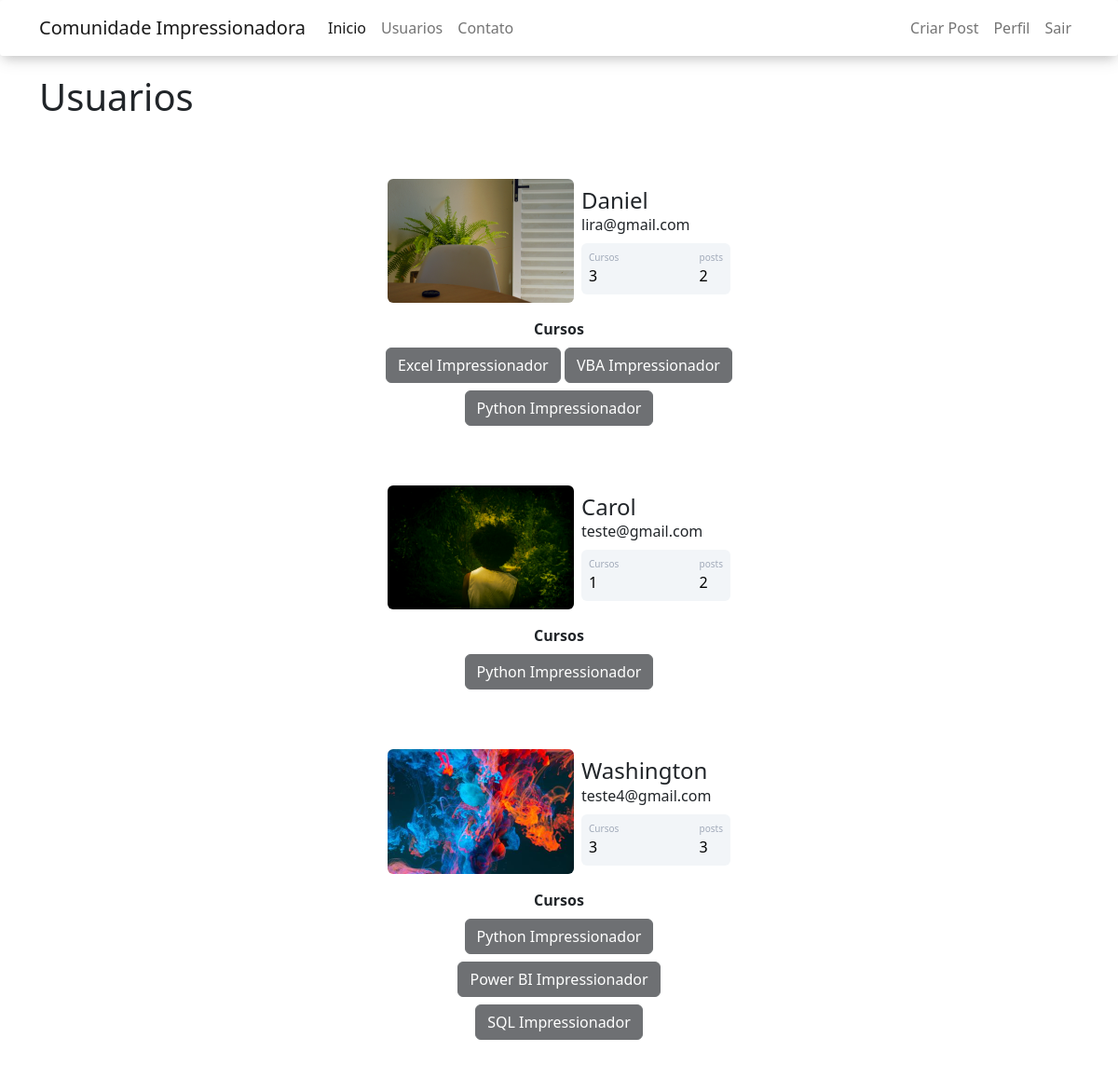
The page /usuarios (signed in) on the database its author committed.
### comunidadeimpressionadora/models.py (models this page shows)
class Usuario(database.Model, UserMixin):
    id = database.Column(database.Integer, primary_key=True)
    username = database.Column(database.String, nullable=False)
    email = database.Column(database.String, nullable=False, unique=True)
    senha = database.Column(database.String, nullable=False)
    foto_perfil = database.Column(database.String, default='default.jpg')
    post = database.relationship('Post', backref='autor', lazy=True)
    cursos = database.Column(database.String, nullable=False, default='Não Informado')
    def contar_posts(self):
        return len(self.post)

### comunidadeimpressionadora/routes.py (the view)
@app.route("/usuarios")
@login_required
def usuarios():
    lista_usuarios = Usuario.query.all()
    return render_template('usuarios.html', lista_usuarios=lista_usuarios)

### comunidadeimpressionadora/models.py (called while the page is built)
@login_manager.user_loader
def load_usuario(id_usuario):
    return Usuario.query.get(int(id_usuario))

### comunidadeimpressionadora/templates/usuarios.html (shortened to what this page needs)
{% extends 'base.html' %}
{% block body %}
<div class="container">
       <h1>Usuarios</h1>
       {% for usuario in lista_usuarios %}
            <div class="container mt-5 d-flex justify-content-center">
                <div class="card p-3">
                <div class="d-flex align-items-center">
                    <div class="image pe-2"><img src=" {{ url_for('static', filename='fotos_perfil/{}'.format(usuario.foto_perfil)) }} " class="rounded" width="200" >
                    </div>
                    <div class="ml-3 w-100"><h4 class="mb-0 mt-0">{{ usuario.username }}</h4>
                        <span>{{ usuario.email }}</span>
                       <div class="p-2 mt-2 bg-primary d-flex justify-content-between rounded text-white stats">
                           <div class="d-flex flex-column">
                                <span class="articles">Cursos</span>
                            {% if 'Não informado' in usuario.cursos or 'Não informado' in usuario.cursos or usuario.cursos == '' %}
                                <span class="number1">0</span>
                            {% else %}
                                <span class="number1">{{ usuario.cursos.count(';') +1 }}</span>
                           </div>
                                <div class="d-flex flex-column">
                                <span class="rating">posts</span>
                                <span class="number3">{{ usuario.contar_posts() }}</span>
                            {% endif %}
                            </div>
                        </div>
                       </div>
                    </div>
                </div>
            </div>
                </div>
                <div class="row justify-content-center m-0 ">
                            <div class="col col-4" style="text-align: center">
                                <strong>Cursos</strong><br>
                                {% if 'Não Informado' in usuario.cursos or usuario.cursos == '' %}
                                <button type="button" class="btn btn-light mt-2" disabled>Não Matriculado</button>
                                {% else %}
                                    {% for curso in usuario.cursos.split(';') %}
                                        <button type="button" class="btn btn-dark mt-2" disabled>{{ curso }}</button>
                                {% endfor %}
                                {% endif %}
                            </div>
                        </div>
                               {% endfor %}
{% endblock %}

### comunidadeimpressionadora/static/main.css (style rules this page uses)
.card { width: 400px; border: none; border-radius: 10px; background-color: #fff; }
.stats { background: #f2f5f8 !important; color: #000 !important; }
.articles { font-size:10px; color: #a1aab9; }
.number1 { font-weight:500; }
.rating { font-size:10px; color: #a1aab9; }
.number3 { font-weight:500; }

### rows shown on the page
Usuario: foto_perfil (picture), username "Daniel", email "lira@gmail.com", cursos "3", contar_posts "2", curso "Excel Impressionador" "VBA Impressionador" "Python Impressionador"
Usuario: foto_perfil (picture), username "Carol", email "teste@gmail.com", cursos "1", contar_posts "2", cursos "Python Impressionador"
Usuario: foto_perfil (picture), username "Washington", email "teste4@gmail.com", cursos "3", contar_posts "3", curso "Python Impressionador" "Power BI Impressionador" "SQL Impressionador"
